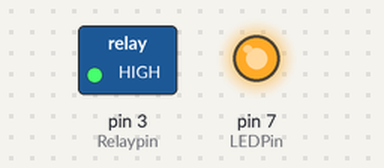
The sketch below on a simulated Arduino Uno, built with avr-gcc and run on an emulated ATmega328P. Parts: switched loads named in the sketch (green lamp = pin HIGH), output pins drawn as LEDs (lit = HIGH). Dashed ring = blinking.

Above: at 0.5 s.
Timing chart, 0 to 3.0 s (numbered marks = the images above):
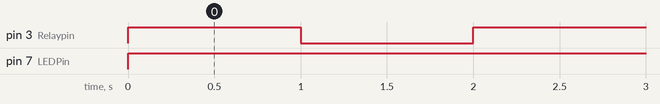

The sketch:

RelayandLED.ino
```cpp
/*
 * Credits to all sources on Google and Youtube, acting as reference to this code below. This code is not
 * TechValer's own creation. TechValer has referred to different projects and websites to
 * find an easy code for beginners to get started with Relay and Arduino.
 * TechValer does not claim this code to be its own. TechValer is greatly thankful for original
 * creaters of this code and also all others who acted as reference.
 */

/*
 *  About TechValer
 *
 *  What comes to mind when you think of tech...hmm, we're sure you're thinking of iPhone,
 *  Alexa, Boston Dynamics robotic dog etc., at least that's what we would have thought of.
 *  Our point here is, when you look inside this tech...you'll find weird boards with
 *  components attached to it. This stuff is electronics and we at Techvaler deeply appreciate
 *  this piece of tech. As the name suggests, we are Tech Enthusiasts who know the Worth and
 *  Potential of these amazing tech stuff! So, check out our website techvaler.com and
 *  Youtube Channel: Techcafe to find out more.
 */

/*
 * Thanks to Drona Automations Pvt.Ltd for Sponsoring this project!
 */

int Relaypin= 3; // Define input pin for relay
int LEDPin= 7;

void setup() {
  // put your setup code here, to run once:
pinMode(Relaypin, OUTPUT); // Define the Relaypin as output pin
pinMode(LEDPin, OUTPUT);
}

void loop() {
  // put your main code here, to run repeatedly:
digitalWrite(Relaypin, HIGH); // Sends high signal
digitalWrite(LEDPin, HIGH);
delay(1000); // Waits for 1 second
digitalWrite(Relaypin, LOW); // Makes the signal low
digitalWrite(LEDPin, HIGH);
delay(1000); // Waits for 1 second
}
```

Measured:
- by itself, pin 3 (Relaypin): alternates HIGH for 1.0 s and LOW for 1.0 s
- by itself, pin 7 (LEDPin): LOW → HIGH at 0.00 s
